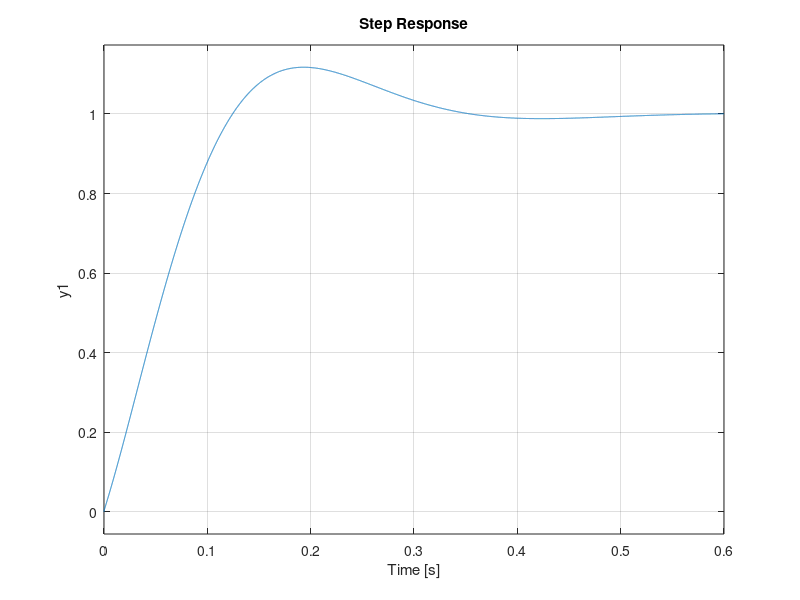

Recreate this plot in MATLAB. (Note: this script raises an error after producing the figure.)
Ra=8.3; La=1.51*10^-3; Rf=5.1; Lf=2.2*10^-3;
Ke=0.0879; Ki=0.0879; J=80.7e-6; Bn=14.14e-6;
A=J*La; B=J*Ra+Bn*La; C=Bn*Ra+Ki*Ke; D=Ki;
GR=1/20; %Relación de caja de engranaje
D=D*GR;
sistema=tf([D],[A B C])

mSI=0.10; %%Maximo sobreimpulso
Ts=0.4; %Tiempo de establecimiento
z=sqrt(log(mSI)^2/(log(mSI)^2+pi^2));
wn=4/(z*Ts);

a=5500;%5500;%5150
Kd=(A*(2*z*wn+a)-B)/D
K=((wn^2+2*z*wn*a)*A-C)/D
Kin=A*a*wn^2/D
-B/D % < Kd 
(D*A*Kin-(B+D*Kd)*C)/((B+D*Kd)*D) % < K

Gs=tf([Kd K Kin],[1 0]);
LC=Gs*sistema;
CR=LC/(1+LC);
step(CR)

1/(10*bandwidth(sistema)/2/pi)
1/(10*bandwidth(CR)/2/pi)

T=0.005
K1=K+(Kin*T/2)+Kd/T
K2=-K+(Kin*T/2)-2*Kd/T
K3=Kd/T
c2d(sistema,0.05,'zoh')
